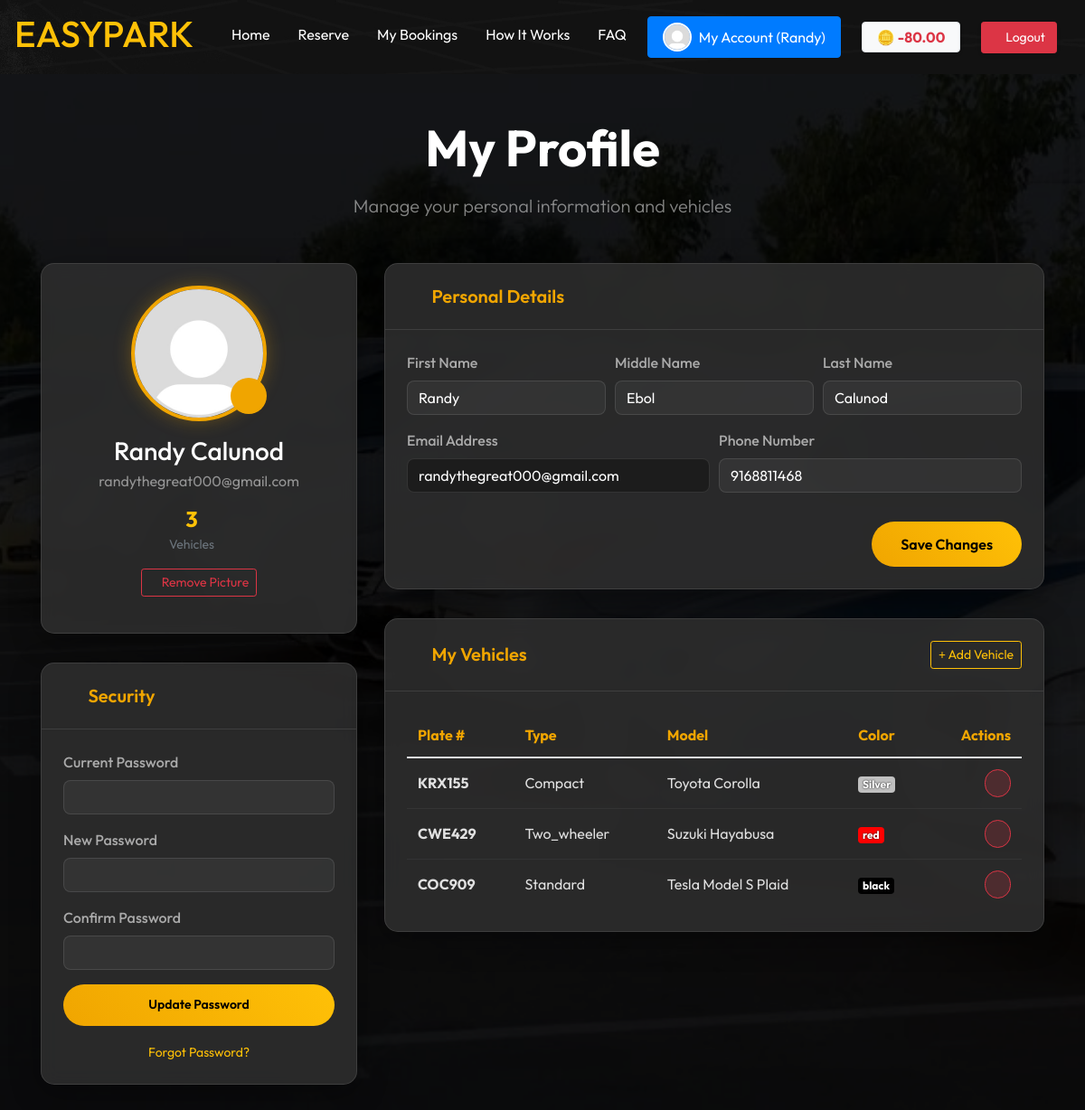
The app's page /profile.php (signed in) with its own data.
### tables this page shows
CREATE TABLE `users` (
  `user_id` int(11) NOT NULL,
  `first_name` varchar(50) NOT NULL,
  `middle_name` varchar(50) DEFAULT NULL,
  `last_name` varchar(50) NOT NULL,
  `email` varchar(100) NOT NULL,
  `password` varchar(255) NOT NULL,
  `phone` varchar(20) DEFAULT NULL,
  `user_type` enum('admin','staff','client') NOT NULL DEFAULT 'client',
  `security_word` varchar(255) NOT NULL,
  `created_at` timestamp NULL DEFAULT current_timestamp(),
  `updated_at` timestamp NULL DEFAULT NULL ON UPDATE current_timestamp(),
  `is_active` tinyint(1) NOT NULL DEFAULT 1,
  `image` varchar(255) DEFAULT 'default.jpg',
  `coins` decimal(10,2) NOT NULL DEFAULT 0.00
);

CREATE TABLE `vehicles` (
  `vehicle_id` int(11) NOT NULL,
  `user_id` int(11) NOT NULL,
  `plate_number` varchar(20) NOT NULL,
  `model_id` int(11) NOT NULL,
  `color` varchar(50) NOT NULL,
  `created_at` timestamp NULL DEFAULT current_timestamp(),
  `updated_at` timestamp NULL DEFAULT NULL ON UPDATE current_timestamp()
);

CREATE TABLE `Vehicle_Models` (
  `model_id` int(11) NOT NULL,
  `brand` varchar(50) NOT NULL,
  `model` varchar(50) NOT NULL,
  `type` enum('two_wheeler','compact','standard','large') NOT NULL
);

### profile.php (the view, shortened to what this page needs)
<?php
require_once 'includes/db.php';
$user_id = $_SESSION['user_id'];
?>
<?php
$stmt = $pdo->prepare('SELECT * FROM users WHERE user_id = ?');
$stmt->execute([$user_id]);
$userData = $stmt->fetch(PDO::FETCH_ASSOC);
$stmt = $pdo->prepare('SELECT v.*, vm.brand, vm.model, vm.type FROM vehicles v LEFT JOIN Vehicle_Models vm ON v.model_id = vm.model_id WHERE v.user_id = ?');
$stmt->execute([$user_id]);
$vehicles = $stmt->fetchAll(PDO::FETCH_ASSOC);
?>
<!DOCTYPE html>
<html lang="en">
<head>
  <link rel="stylesheet" href="css/bootstrap.min.css">
</head>
<body>
  <?php include 'includes/client_navbar.php'; ?>
  <div class="container pb-5 pt-5">
    <div class="text-center mb-5">
      <h1 class="display-4 font-weight-bold text-white mb-3">My Profile</h1>
      <p class="lead text-white-50">Manage your personal information and vehicles</p>
    </div>
    <div class="row">
      <div class="col-lg-4">
        <div class="custom-card text-center pb-3">
          <div class="card-body">
            <?php
            $profilePic = (!empty($userData['image']) && file_exists('images/' . $userData['image'])) ? 'images/' . $userData['image'] : 'images/default.jpg';
            ?>
            <div class="profile-pic-container mb-3">
              <img src="<?= htmlspecialchars($profilePic) ?>" alt="Profile" class="profile-pic" id="avatarPreview">
              <label for="profilePicInput" class="profile-pic-edit" title="Change Picture">
                <i class="fa fa-camera"></i>
              </label>
            </div>
            <h3 class="text-white mb-1"><?= htmlspecialchars($userData['first_name'] . ' ' . $userData['last_name']) ?>
            </h3>
            <p class="text-white-50 mb-3"><?= htmlspecialchars($userData['email']) ?></p>
            <div class="d-flex justify-content-center">
              <div class="mr-3">
                <span class="d-block font-weight-bold h4 text-warning mb-0"><?= count($vehicles) ?></span>
                <small class="text-muted">Vehicles</small>
              </div>
            </div>
            <?php if (!empty($userData['image']) && $userData['image'] !== 'default.jpg'): ?>
              <form method="POST" class="mt-3">
                <button type="submit" class="btn btn-sm btn-outline-danger"
                  onclick="return confirm('Delete profile picture?')">
                  <i class="fa fa-trash"></i> Remove Picture
                </button>
              </form>
            <?php endif; ?>
          </div>
        </div>
        <div class="custom-card">
          <div class="card-header">
            <h5 class="card-title"><i class="fa fa-shield mr-2"></i> Security</h5>
          </div>
          <div class="card-body">
            <form method="POST">
              <div class="form-group">
                <label>Current Password</label>
                <input type="password" name="current_password" class="form-control" required>
              </div>
              <div class="form-group">
                <label>New Password</label>
                <input type="password" name="new_password" class="form-control" required>
              </div>
              <div class="form-group">
                <label>Confirm Password</label>
                <input type="password" name="confirm_new_password" class="form-control" required>
              </div>
              <button type="submit" name="change_password" class="btn btn-custom btn-block btn-sm">
                Update Password
              </button>
            </form>
            <div class="text-center mt-3">
              <a href="#" class="text-warning small" data-toggle="modal" data-target="#forgotPasswordModal">Forgot
                Password?</a>
            </div>
          </div>
        </div>
      </div>
      <div class="col-lg-8">
        <div class="custom-card">
          <div class="card-header">
            <h5 class="card-title"><i class="fa fa-user mr-2"></i> Personal Details</h5>
          </div>
          <div class="card-body">
            <form method="POST">
              <div class="form-row">
                <div class="form-group col-md-4">
                  <label>First Name</label>
                  <input type="text" name="first_name" class="form-control"
                    value="<?= htmlspecialchars($userData['first_name']) ?>" required>
                </div>
                <div class="form-group col-md-4">
                  <label>Middle Name</label>
                  <input type="text" name="middle_name" class="form-control"
                    value="<?= htmlspecialchars($userData['middle_name']) ?>">
                </div>
                <div class="form-group col-md-4">
                  <label>Last Name</label>
                  <input type="text" name="last_name" class="form-control"
                    value="<?= htmlspecialchars($userData['last_name']) ?>" required>
                </div>
              </div>
              <div class="form-row">
                <div class="form-group col-md-6">
                  <label>Email Address</label>
                  <input type="email" class="form-control" value="<?= htmlspecialchars($userData['email']) ?>" readonly
                    title="Email cannot be changed">
                </div>
                <div class="form-group col-md-6">
                  <label>Phone Number</label>
                  <input type="text" name="phone" class="form-control"
                    value="<?= htmlspecialchars($userData['phone']) ?>">
                </div>
              </div>
              <div class="text-right mt-3">
                <button type="submit" name="update_profile" class="btn btn-custom">Save Changes</button>
              </div>
            </form>
          </div>
        </div>
        <div class="custom-card">
          <div class="card-header d-flex justify-content-between align-items-center">
            <h5 class="card-title"><i class="fa fa-car mr-2"></i> My Vehicles</h5>
            <button class="btn btn-sm btn-outline-warning" data-toggle="modal" data-target="#addVehicleModal">
              <i class="fa fa-plus"></i> Add Vehicle
            </button>
          </div>
          <div class="card-body">
            <?php if (count($vehicles) > 0): ?>
              <div class="table-responsive">
                <table class="table table-custom mb-0">
                  <thead>
                    <tr>
                      <th>Plate #</th>
                      <th>Type</th>
                      <th>Model</th>
                      <th>Color</th>
                      <th class="text-right">Actions</th>
                    </tr>
                  </thead>
                  <tbody>
                    <?php foreach ($vehicles as $v): ?>
                      <tr>
                        <td class="font-weight-bold"><?= htmlspecialchars($v['plate_number']) ?></td>
                        <td><?= htmlspecialchars(ucfirst($v['type'] ?? 'Standard')) ?></td>
                        <td><?= htmlspecialchars($v['brand'] . ' ' . $v['model']) ?></td>
                        <td>
                          <span class="badge badge-secondary"
                            style="background-color: <?= htmlspecialchars($v['color']) ?>; color: #fff; text-shadow: 0 0 2px #000;">
                            <?= htmlspecialchars($v['color']) ?>
                          </span>
                        </td>
                        <td class="text-right">
                          <a href="profile.php?delete_vehicle=<?= $v['vehicle_id'] ?>" class="btn btn-sm btn-danger-custom"
                            onclick="return confirm('Are you sure you want to delete this vehicle?')">
                            <i class="fa fa-trash"></i>
                          </a>
                        </td>
                      </tr>
                    <?php endforeach; ?>
                  </tbody>
                </table>
              </div>
            <?php endif; ?>
          </div>
        </div>
      </div>
    </div>
  </div>
</body>
</html>

### includes/client_navbar.php (shortened to what this page needs)
<?php
require_once __DIR__ . '/db.php';
$current_page = basename($_SERVER['PHP_SELF']);
$profilePic = 'images/default.jpg';
?>
<nav id="navbar" class="navbar navbar-expand-lg bg-image-dark navbar-dark sticky-top w-100 px-3">
    <a id="opp" class="navbar-brand" href="index.php">
        <h1 class="custom-size 75rem">EASYPARK</h1>
    </a>
    <div class="collapse navbar-collapse justify-content-end" id="collapsibleNavbar">
        <ul id="opp" class="navbar-nav">
            <li class="nav-item">
                <a class="nav-link <?= ($current_page == 'index.php') ? 'active' : '' ?>" href="index.php">Home</a>
            </li>
            <li class="nav-item">
                <a class="nav-link <?= ($current_page == 'reservations.php') ? 'active' : '' ?>"
                    href="reservations.php">Reserve</a>
            </li>
            <?php if (isset($_SESSION['user_id'])): ?>
                <li class="nav-item">
                    <a class="nav-link <?= ($current_page == 'bookings.php') ? 'active' : '' ?>" href="bookings.php">My
                        Bookings</a>
                </li>
            <?php endif; ?>
            <li class="nav-item">
                <a class="nav-link <?= ($current_page == 'how-it-works.php') ? 'active' : '' ?>"
                    href="how-it-works.php">How It Works</a>
            </li>
            <li class="nav-item">
                <a class="nav-link <?= ($current_page == 'faq.php') ? 'active' : '' ?>" href="faq.php">FAQ</a>
            </li>
            <?php if (isset($_SESSION['user_id'])): ?>
                <li class="nav-item">
                    <a class="btn btn-primary d-flex align-items-center" href="profile.php" id="accountButton"
                        style="padding: 0.375rem 1rem;">
                        <img src="<?= htmlspecialchars($profilePic) ?>" alt="Profile"
                            style="width:32px;height:32px;object-fit:cover;border-radius:50%;border:2px solid #fff;margin-right:8px;">
                        My Account (<?= htmlspecialchars($_SESSION['username'] ?? 'User') ?>)
                    </a>
                </li>
                <?php
                $coins = 0.00;
                if (isset($_SESSION['user_id']) && isset($pdo)) {
                    $stmt = $pdo->prepare('SELECT coins FROM users WHERE user_id = ?');
                    $stmt->execute([$_SESSION['user_id']]);
                    $coins = $stmt->fetchColumn() ?: 0.00;
                }
                $coinColor = ($coins >= 0) ? '#28a745' : '#dc3545';
                ?>
                <li class="nav-item d-flex align-items-center ml-2">
                    <a href="wallet.php" class="badge badge-light px-3 py-2 border shadow-sm"
                        style="font-size: 1rem; color: #333; font-weight: 700; text-decoration: none;">
                        🪙 <span style="color: <?= $coinColor ?>;"><?= number_format($coins, 2) ?></span>
                    </a>
                </li>
                <li class="nav-item d-flex align-items-center ml-2">
                    <a href="logout.php" class="btn btn-danger btn-sm shadow-sm" style="padding: 0.375rem 0.75rem;">
                        <i class="fas fa-sign-out-alt"></i> Logout
                    </a>
                </li>
            <?php else: ?>
                <li class="nav-item ml-2">
                    <a class="nav-link btn btn-primary px-4 text-white" href="login.php">Login/Sign Up</a>
                </li>
            <?php endif; ?>
        </ul>
    </div>
</nav>

### profile.php (style rules this page uses)
:root { --primary-color: #f0a500; --secondary-color: #1a1a1a; --text-color: #e0e0e0; --bg-overlay: rgba(30, 30, 30, 0.85); --card-bg: rgba(45, 45, 45, 0.9); }
body { font-family: 'Outfit', sans-serif; background: url('images/bg-car.jpg') no-repeat center center fixed; background-size: cover; color: var(--text-color); }
.navbar { background: rgba(0, 0, 0, 0.9) !important; backdrop-filter: blur(10px); }
.custom-card { background: var(--card-bg); border: 1px solid rgba(255, 255, 255, 0.1); border-radius: 15px; backdrop-filter: blur(10px); box-shadow: 0 8px 32px 0 rgba(0, 0, 0, 0.37); margin-bottom: 2rem; transition: transform 0.3s ease; }
.card-header { background: transparent; border-bottom: 1px solid rgba(255, 255, 255, 0.1); padding: 1.5rem; }
.card-title { margin: 0; font-weight: 600; color: var(--primary-color); }
.card-body { padding: 1.5rem; }
.profile-pic-container { position: relative; width: 150px; height: 150px; margin: 0 auto; }
.profile-pic { width: 100%; height: 100%; object-fit: cover; border-radius: 50%; border: 4px solid var(--primary-color); box-shadow: 0 0 20px rgba(240, 165, 0, 0.3); transition: all 0.3s ease; }
.profile-pic-edit { position: absolute; bottom: 0; right: 0; background: var(--primary-color); color: #000; width: 40px; height: 40px; border-radius: 50%; display: flex; align-items: center; justify-content: center; cursor: pointer; transition: all 0.3s ease; }
.form-control { background: rgba(255, 255, 255, 0.05); border: 1px solid rgba(255, 255, 255, 0.1); color: #fff; border-radius: 8px; }
.form-control:disabled, .form-control[readonly] { background: rgba(0, 0, 0, 0.3); }
label { font-weight: 500; color: #aaa; margin-bottom: 0.5rem; }
.btn-custom { background: linear-gradient(45deg, var(--primary-color), #ffc107); border: none; color: #000; font-weight: 600; padding: 0.8rem 2rem; border-radius: 30px; transition: all 0.3s ease; }
.btn-danger-custom { background: rgba(220, 53, 69, 0.2); border: 1px solid #dc3545; color: #dc3545; border-radius: 30px; }
.table-custom { color: #e0e0e0; }
.table-custom th { border-top: none; border-bottom: 2px solid rgba(255, 255, 255, 0.1); color: var(--primary-color); }
.table-custom td { border-top: 1px solid rgba(255, 255, 255, 0.05); vertical-align: middle; }

### includes/client_navbar.php (style rules this page uses)
#navbar { position: sticky; top: 0; z-index: 1030; background-color: rgba(0, 0, 0, 0.3); --nav-image-opacity: 1; }
#navbar::before { content: ""; position: absolute; top: 0; left: 0; width: 100%; height: 100%; z-index: -1; background-image: url('images/nav-bg.jpg'); background-size: cover; background-position: top center; background-repeat: no-repeat; opacity: var(--nav-image-opacity); transition: opacity 0.1s linear; pointer-events: none; }
.navbar-dark .navbar-brand, .navbar-dark .navbar-nav .nav-link { color: #fff; }
.navbar-nav .nav-item { margin-right: 15px; }
.custom-size { color: #ffc107; transition: text-shadow 0.3s ease-in-out, color 0.3s ease-in-out; }

### records on screen
users: coins "-80.00", first_name+last_name "Randy Calunod", email "randythegreat000@gmail.com", first_name "Randy", middle_name "Ebol", last_name "Calunod", phone "9168811468"
vehicles: plate_number "KRX155", model.type "Compact", model.model "Toyota Corolla", color "Silver"
vehicles: plate_number "CWE429", model.type "Two_wheeler", model.model "Suzuki Hayabusa", color "red"
vehicles: plate_number "COC909", model.type "Standard", model.model "Tesla Model S Plaid", color "black"

### other values on screen
$_SESSION['username'] "Randy"
count($vehicles) "3"
